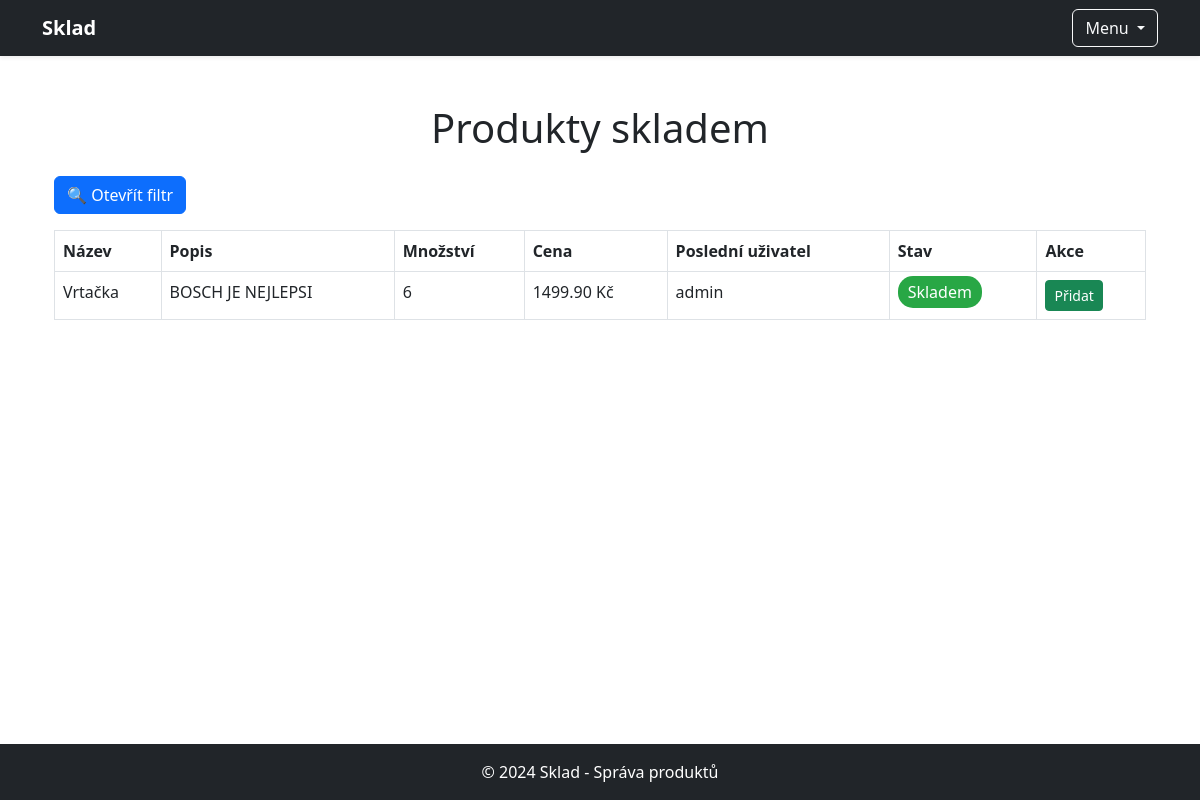
The page /produkty_skladem/ on the database as committed earlier.
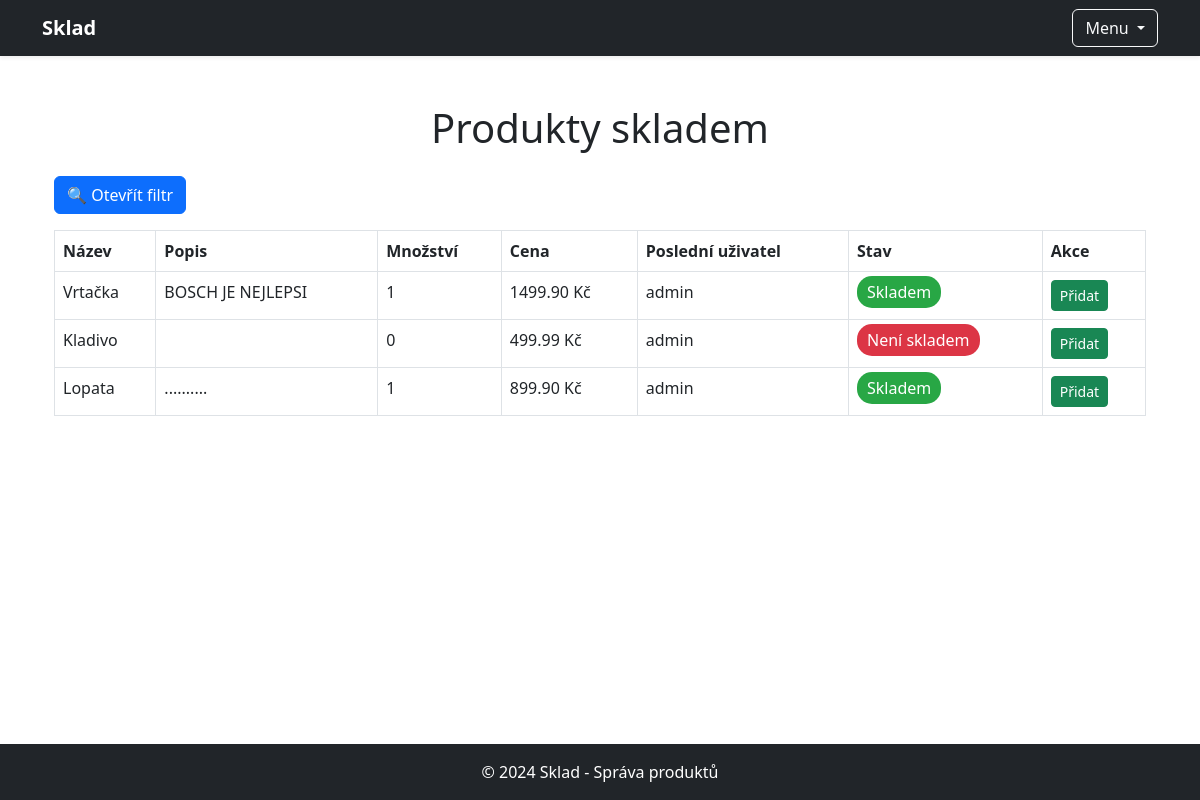
The same page on the database as committed later.
### sklad/models.py (models this page shows, shortened)
class Produkt(models.Model):
    nazev = models.CharField(max_length=200)
    popis = models.TextField(blank=True)
    cena = models.DecimalField(max_digits=10, decimal_places=2)
    mnozstvi = models.PositiveIntegerField()
    min_zasoba = models.PositiveIntegerField(default=0)
    uzivatel = models.ForeignKey(User, on_delete=models.SET_NULL, null=True, blank=True)  # Cizí klíč na uživatele

### sklad/views.py (the view, shortened to what this page needs)
# urls.py: path('produkty_skladem/', views.produkty_skladem, name='produkty_skladem'),
def produkty_skladem(request):
    produkty = Produkt.objects.all()  # Získání všech produktů
    min_cena = request.GET.get('min_cena')
    max_cena = request.GET.get('max_cena')
    if min_cena:
        produkty = produkty.filter(cena__gte=min_cena)
    if max_cena:
        produkty = produkty.filter(cena__lte=max_cena)
    return render(request, 'sklad/produkty_skladem.html', {'produkty': produkty})

### sklad/templates/sklad/produkty_skladem.html (shortened to what this page needs)
{% extends 'sklad/base.html' %}
{% block content %}
<div class="container mt-4">
    <h1 class="text-center mb-4">Produkty skladem</h1>
    <button type="button" class="btn btn-primary mb-3" data-bs-toggle="modal" data-bs-target="#filterModal">
        🔍 Otevřít filtr
    </button>
    <div class="table-responsive">
        <table class="table table-bordered table-hover">
            <thead class="thead-dark">
                <tr>
                    <th>Název</th>
                    <th>Popis</th>
                    <th>Množství</th>
                    <th>Cena</th>
                    <th>Poslední uživatel</th>
                    <th>Stav</th>
                    <th>Akce</th>
                </tr>
            </thead>
            <tbody>
                {% for produkt in produkty %}
                <tr>
                    <td>{{ produkt.nazev }}</td>
                    <td>{{ produkt.popis }}</td>
                    <td>{{ produkt.mnozstvi }}</td>
                    <td>{{ produkt.cena }} Kč</td>
                    <td>
                        {% if produkt.uzivatel %}
                        {{ produkt.uzivatel.username }}
                        {% else %}
                        -
                        {% endif %}
                    </td>
                    <td>
                    {% if produkt.mnozstvi > 0 %}
                        <span style="background-color: #28a745; color: white; padding: 5px 10px; border-radius: 15px;">Skladem</span>
                            {% else %}
                        <span style="background-color: #dc3545; color: white; padding: 5px 10px; border-radius: 15px;">Není skladem</span>
                            {% endif %}
                    </td>
                    <td>
                        <form action="{% url 'pridat_mnozstvi' produkt.id %}" method="POST" class="d-inline">
                            <button type="submit" class="btn btn-sm btn-success">
                                 Přidat
                            </button>
                        </form>
                    </td>
                </tr>
                {% endfor %}
            </tbody>
        </table>
    </div>
</div>
{% endblock %}

### sklad/templates/sklad/base.html (shortened to what this page needs)
<!DOCTYPE html>
<html lang="cs">
<head>
    {% load static %}
    <link href="https://cdn.jsdelivr.net/npm/bootstrap@5.3.0-alpha1/dist/css/bootstrap.min.css" rel="stylesheet">
</head>
<body class="d-flex flex-column min-vh-100">
<header>
    <nav class="navbar navbar-expand-lg navbar-dark bg-dark shadow-sm">
        <div class="container">
            <a class="navbar-brand fw-bold" href="/">Sklad</a>
            <div class="dropdown">
                <button class="btn btn-outline-light dropdown-toggle" type="button" id="dropdownMenuButton" data-bs-toggle="dropdown" aria-expanded="false">
                    Menu
                </button>
            </div>
        </div>
    </nav>
</header>
<main class="container my-4 flex-grow-1">
    {% block content %}{% endblock %}
</main>
<footer class="bg-dark text-white text-center py-3 mt-4">
    <div class="container">
        <p class="mb-0">© 2024 Sklad - Správa produktů</p>
    </div>
</footer>
</body>
</html>

Rows that differ between the two databases and show on the page:
changed Produkt "Vrtačka": mnozstvi "6" → "1"
added Produkt: nazev "Kladivo", mnozstvi "0", cena "499.99", uzivatel.username "admin", shows "Není skladem"
added Produkt: nazev "Lopata", popis "..........", mnozstvi "1", cena "899.90", uzivatel.username "admin", shows "Skladem"
